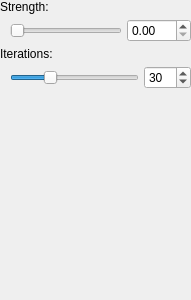
<?xml version="1.0" encoding="UTF-8"?>
<ui version="4.0">
 <class>FilterWidget</class>
 <widget class="QWidget" name="FilterWidget">
  <property name="geometry">
   <rect>
    <x>0</x>
    <y>0</y>
    <width>191</width>
    <height>300</height>
   </rect>
  </property>
  <property name="windowTitle">
   <string>Form</string>
  </property>
  <layout class="QVBoxLayout" name="verticalLayout" stretch="0,1">
   <property name="spacing">
    <number>0</number>
   </property>
   <property name="leftMargin">
    <number>0</number>
   </property>
   <property name="topMargin">
    <number>0</number>
   </property>
   <property name="rightMargin">
    <number>0</number>
   </property>
   <property name="bottomMargin">
    <number>0</number>
   </property>
   <item>
    <layout class="QVBoxLayout" name="verticalLayout_6">
     <property name="spacing">
      <number>5</number>
     </property>
     <item>
      <widget class="QLabel" name="label_2">
       <property name="text">
        <string>Strength:</string>
       </property>
      </widget>
     </item>
     <item>
      <layout class="QHBoxLayout" name="horizontalLayout_3">
       <property name="spacing">
        <number>5</number>
       </property>
       <property name="leftMargin">
        <number>10</number>
       </property>
       <item>
        <widget class="QSlider" name="mSliderStrength">
         <property name="maximum">
          <number>10000</number>
         </property>
         <property name="orientation">
          <enum>Qt::Horizontal</enum>
         </property>
        </widget>
       </item>
       <item>
        <widget class="QDoubleSpinBox" name="mSpinStrength">
         <property name="maximum">
          <double>100.000000000000000</double>
         </property>
        </widget>
       </item>
      </layout>
     </item>
     <item>
      <widget class="QLabel" name="label_3">
       <property name="text">
        <string>Iterations:</string>
       </property>
      </widget>
     </item>
     <item>
      <layout class="QHBoxLayout" name="horizontalLayout_4">
       <property name="spacing">
        <number>5</number>
       </property>
       <property name="leftMargin">
        <number>10</number>
       </property>
       <item>
        <widget class="QSlider" name="mSliderIterations">
         <property name="minimum">
          <number>1</number>
         </property>
         <property name="maximum">
          <number>100</number>
         </property>
         <property name="value">
          <number>30</number>
         </property>
         <property name="orientation">
          <enum>Qt::Horizontal</enum>
         </property>
        </widget>
       </item>
       <item>
        <widget class="QSpinBox" name="mSpinIterations">
         <property name="minimum">
          <number>1</number>
         </property>
         <property name="maximum">
          <number>100</number>
         </property>
         <property name="value">
          <number>30</number>
         </property>
        </widget>
       </item>
      </layout>
     </item>
    </layout>
   </item>
   <item>
    <spacer name="verticalSpacer">
     <property name="orientation">
      <enum>Qt::Vertical</enum>
     </property>
     <property name="sizeHint" stdset="0">
      <size>
       <width>0</width>
       <height>0</height>
      </size>
     </property>
    </spacer>
   </item>
  </layout>
 </widget>
 <resources/>
 <connections/>
</ui>
